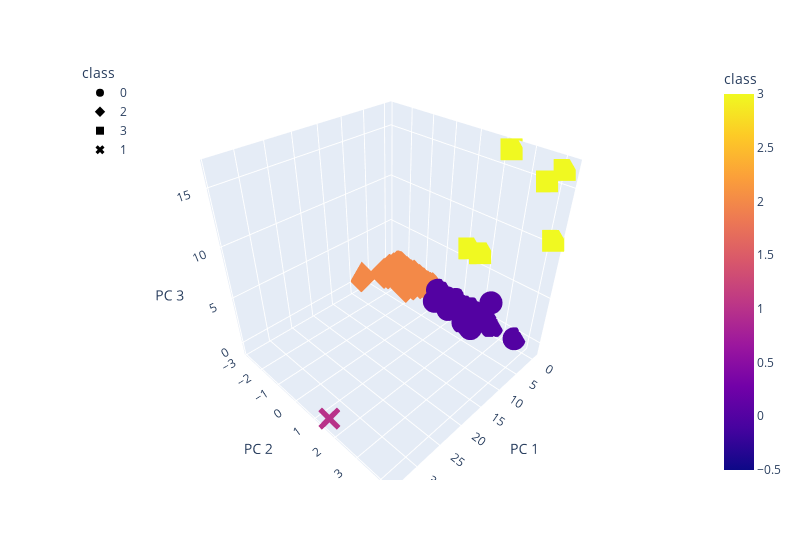

Notebook source saved alongside this figure:
### Code cell
# Plotting the clusters on 3D plot for K=4
import plotly.express as px
fig=px.scatter_3d(
    four_clusters,
    x="PC 1",
    y="PC 2",
    z="PC 3",
    color="class",
    symbol="class",
    width=800,
)

fig.update_layout(legend=dict(x=0, y=1))
fig.show()

### Figure 1 — Plotly figure (JSON) as saved in the notebook; plotly's stock layout.template omitted (floating-point values rounded to 4 significant figures; data arrays with more than 128 entries replaced by an {"elided": "..."} marker saying what was removed)
{"data": [{"hovertemplate": "class=%{marker.color}<br>PC 1=%{x}<br>PC 2=%{y}<br>PC 3=%{z}<extra></extra>", "legendgroup": "0", "marker": {"color": {"elided": "288 int values"}, "coloraxis": "coloraxis", "symbol": "circle"}, "mode": "markers", "name": "0", "scene": "scene", "showlegend": true, "type": "scatter3d", "x": {"elided": "288 float values"}, "y": {"elided": "288 float values"}, "z": {"elided": "288 float values"}}, {"hovertemplate": "class=%{marker.color}<br>PC 1=%{x}<br>PC 2=%{y}<br>PC 3=%{z}<extra></extra>", "legendgroup": "2", "marker": {"color": {"elided": "238 int values"}, "coloraxis": "coloraxis", "symbol": "diamond"}, "mode": "markers", "name": "2", "scene": "scene", "showlegend": true, "type": "scatter3d", "x": {"elided": "238 float values"}, "y": {"elided": "238 float values"}, "z": {"elided": "238 float values"}}, {"hovertemplate": "class=%{marker.color}<br>PC 1=%{x}<br>PC 2=%{y}<br>PC 3=%{z}<extra></extra>", "legendgroup": "3", "marker": {"color": [3, 3, 3, 3, 3, 3], "coloraxis": "coloraxis", "symbol": "square"}, "mode": "markers", "name": "3", "scene": "scene", "showlegend": true, "type": "scatter3d", "x": [-0.1414, -0.3383, -0.4086, -0.3469, -0.5767, -0.4161], "y": [1.686, 1.187, 2.318, 3.657, 4.095, 4.222], "z": [6.658, 6.555, 16.61, 15.12, 16.31, 10.65]}, {"hovertemplate": "class=%{marker.color}<br>PC 1=%{x}<br>PC 2=%{y}<br>PC 3=%{z}<extra></extra>", "legendgroup": "1", "marker": {"color": [1], "coloraxis": "coloraxis", "symbol": "x"}, "mode": "markers", "name": "1", "scene": "scene", "showlegend": true, "type": "scatter3d", "x": [34.1], "y": [1.506], "z": [-0.7448]}], "layout": {"coloraxis": {"colorbar": {"title": {"text": "class"}}, "colorscale": [[0, "#0d0887"], [0.1111, "#46039f"], [0.2222, "#7201a8"], [0.3333, "#9c179e"], [0.4444, "#bd3786"], [0.5556, "#d8576b"], [0.6667, "#ed7953"], [0.7778, "#fb9f3a"], [0.8889, "#fdca26"], [1, "#f0f921"]]}, "legend": {"title": {"text": "class"}, "tracegroupgap": 0, "x": 0, "y": 1}, "margin": {"t": 60}, "scene": {"domain": {"x": [0, 1], "y": [0, 1]}, "xaxis": {"title": {"text": "PC 1"}}, "yaxis": {"title": {"text": "PC 2"}}, "zaxis": {"title": {"text": "PC 3"}}}, "width": 800}}
